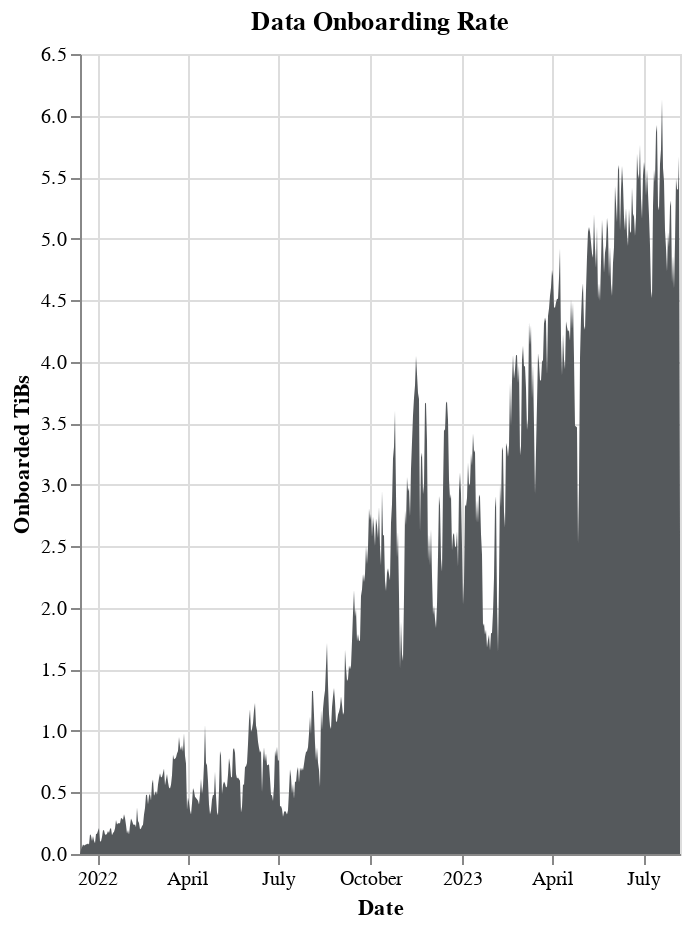

The code cell stored with this chart in its notebook:
### Code cell
# Altair chart of daily data on chain

c = (
    alt.Chart(df)
    .mark_area()
    .encode(
        x=alt.X("date:T", title="Date"),
        y=alt.Y("onboarded_tibs:Q", title="Onboarded TiBs"),
        color=alt.value("#55595c"),
        tooltip=["date:T", "onboarded_tibs:Q"],
    )
    .properties(width="container", height=400, title="Data Onboarding Rate")
)

# Make it zoomable and lock the y axis
c = c.interactive(bind_y=False)

c.display()

### Figure 1 — Vega-Lite specification as saved in the notebook (floating-point values rounded to 4 significant figures; data arrays with more than 128 entries replaced by an {"elided": "..."} marker saying what was removed)
{"config": {"view": {"continuousWidth": 300, "continuousHeight": 300}}, "data": {"name": "data-0b9eb3baed78ea57b2cff6a2bf667317"}, "mark": {"type": "area"}, "encoding": {"color": {"value": "#55595c"}, "tooltip": [{"field": "date", "type": "temporal"}, {"field": "onboarded_tibs", "type": "quantitative"}], "x": {"field": "date", "title": "Date", "type": "temporal"}, "y": {"field": "onboarded_tibs", "title": "Onboarded TiBs", "type": "quantitative"}}, "height": 400, "params": [{"name": "param_1", "select": {"type": "interval", "encodings": ["x"]}, "bind": "scales"}], "title": "Data Onboarding Rate", "width": "container", "$schema": "https://vega.github.io/schema/vega-lite/v5.8.0.json", "datasets": {"data-0b9eb3baed78ea57b2cff6a2bf667317": {"elided": "601 records"}}}
